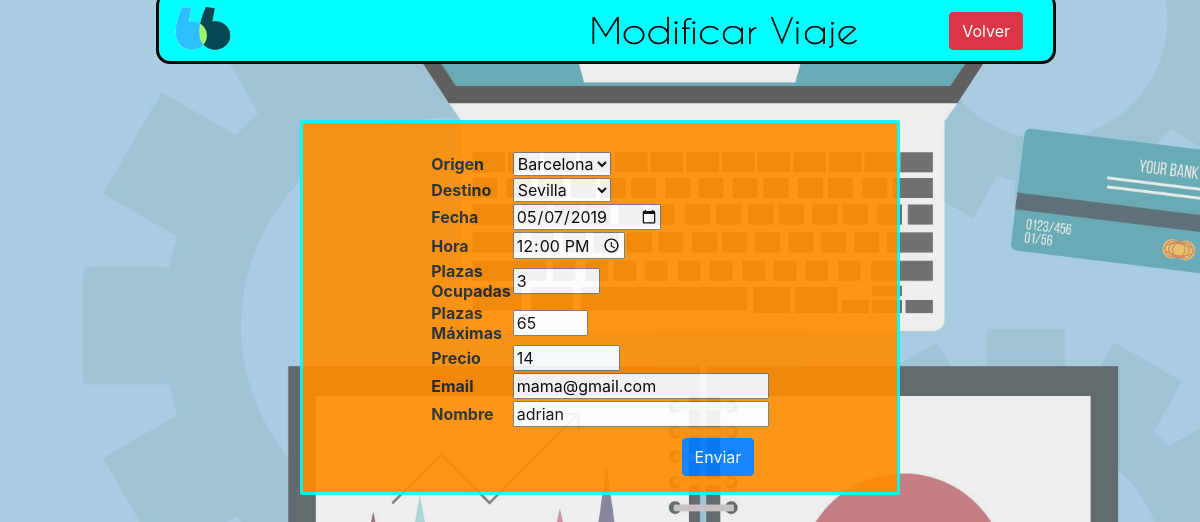
The app's page /modificarViaje.php?id=20 with its own data.
### tables this page shows
CREATE TABLE `viajes` (
  `idviaje` int(11) NOT NULL,
  `idorigen` int(11) NOT NULL,
  `iddestino` int(11) NOT NULL,
  `fecha` date NOT NULL,
  `hora` time NOT NULL,
  `plazasocupadas` int(11) NOT NULL,
  `precio` int(11) NOT NULL,
  `plazasmax` int(11) NOT NULL,
  `email` varchar(30) NOT NULL,
  `nombre` varchar(40) NOT NULL
);

### modificarViaje.php (the view, shortened to what this page needs)
<html>
	<head>
		<link rel="stylesheet" href="https://stackpath.bootstrapcdn.com/bootstrap/4.3.1/css/bootstrap.min.css">
		<link rel="stylesheet" href="estilos.css">
	</head>
	<body style="background-image:url('imagenes/fondogestion.png');background-size:cover">
		<div class="container-fluid" id="barraSuperior">
			<a href="index.php"><img src="imagenes/blablacar2.png" width="58px" height="54px" style="margin-top:9px"></a>
			<img src="imagenes/textmodificar.png" width="300px" height="50px" style="position:absolute;left:415px;top:23px">
		 	<input type="button" class="btn btn-danger" value="Volver" style="position:absolute;right:30px;top:20px" onclick="window.open('panelcontrol.php')">
		 </div>
		<div class="col-6 offset-3" style="margin-top:10%;background-color:darkorange;opacity:0.9;border:3px solid aqua;border-radius:2px;color:white">
			<?php
				include("conexion_bd.php");
				$sql="SELECT * FROM localidades";
				$registros=mysqli_query($conexion,$sql) or die ("Error en la consulta $sql");
				$registros2=mysqli_query($conexion,$sql) or die ("Error en la consulta $sql");
				$sqlDatos="SELECT * FROM viajes as v, localidades as l WHERE idviaje=$_GET[id] AND v.idorigen=l.idlocalidad";
				$registrosDatos=mysqli_query($conexion,$sqlDatos) or die ("Error en la consulta $sqlDatos");
				$lineaDatos=mysqli_fetch_array($registrosDatos);
				$sqlDatos2="SELECT * FROM viajes as v, localidades as l WHERE idviaje=$_GET[id] AND v.iddestino=l.idlocalidad";
				$registrosDatos2=mysqli_query($conexion,$sqlDatos2) or die ("Error en la consulta $sqlDatos2");
				$lineaDatos2=mysqli_fetch_array($registrosDatos2);
			?>
			<form name="datos" id="datos" method="post" action="updDatos.php?id=<?php echo"$lineaDatos[idviaje]"; ?>">
				<table align="center" width="40%" style="margin-top:5%">
					<tr>
						<td><b>Origen</b></td>
						<td>
							<select name="origen" id="origen">
							<?php
								while($linea=mysqli_fetch_array($registros)){
									if($linea[idlocalidad]==$lineaDatos[idlocalidad])
										echo
										"<option value='$lineaDatos[idlocalidad]'selected>$lineaDatos[localidad]</option>";
									else
										echo
										"<option value='$linea[idlocalidad]'>$linea[localidad]</option>";
								}
							?>
					 		</select>
						</td>
					</tr>
					<tr>
						<td><b>Destino</b></td>
						<td>
							<select name="destino" id="destino">
								<?php
									while($linea2=mysqli_fetch_array($registros2)){
										if($linea2[idlocalidad]==$lineaDatos2[iddestino])
											echo
											"<option value='$lineaDatos2[idlocalidad]'selected>$lineaDatos2[localidad]</option>";
										else
											echo
											"<option value='$linea2[idlocalidad]'>$linea2[localidad]</option>";
									}
								?>
					 		</select>
						</td>
					</tr>
					<tr>
						<td><b>Fecha</b></td>
						<td>
							<?php
								echo"<input type='date' name='fecha' value='$lineaDatos[fecha]'>";
							?>
						</td>
					</tr>
					<tr>
						<td><b>Hora</b></td>
						<td>
							<?php
								echo"<input type='time' name='hora' value='$lineaDatos[hora]'>";
							?>
						</td>
					</tr>
					<tr>
						<td><b>Plazas Ocupadas</b></td>
						<td>
							<?php
								echo"<input type='number' name='plazasocupadas' min='1' max='65' maxlength='2' oninput='maxLengthCheck(this)' value='$lineaDatos[plazasocupadas]'";
							?>
						</td>
					</tr>
					<tr>
						<td><b>Plazas Máximas</b></td>
						<td>
							<?php
								echo"<input type='number' name='plazasmax' min='30' max='65' maxlength = '2' oninput='maxLengthCheck(this)' style='max-width:75px' value='$lineaDatos[plazasmax]'>";
							?>
						</td>
					</tr>
					<tr>
						<td><b>Precio</b></td>
						<td>
							<?php
								echo"<input type='number' name='precio' min='1500' max='2500' step='50' maxlength = '4' oninput='maxLengthCheck(this)' value='$lineaDatos[precio]'>";
							?>
						</td>
					</tr>
					<tr>
						<td><b>Email</b></td>
						<td>
							<?php
								echo"<input type='email' name='email' style='max-width:350px' value='$lineaDatos[email]'>";
							?>
						</td>
					</tr>
					<tr>
						<td><b>Nombre</b></td>
						<td>
							<?php
								echo"<input type='text' name='nombre' placeholder='Nombre' style='max-width:350px' value='$lineaDatos[nombre]'>";
							?>
						</td>
					</tr>
				</table>
				<div class="btn-group" role="group" aria-label="Basic example">
					<button type="submit" class="btn btn-primary" style="margin-left:500%;margin-top:10px">Enviar</button>
				</div>
			</form>
		</div>
	</body>
</html>

### records on screen
viajes: fecha "05/07/2019", hora "12:00:00", plazasocupadas "3", plazasmax "65", precio "14", email "mama@gmail.com", nombre "adrian"

### other values on screen
form field origen "Barcelona"
form field destino "Sevilla"
